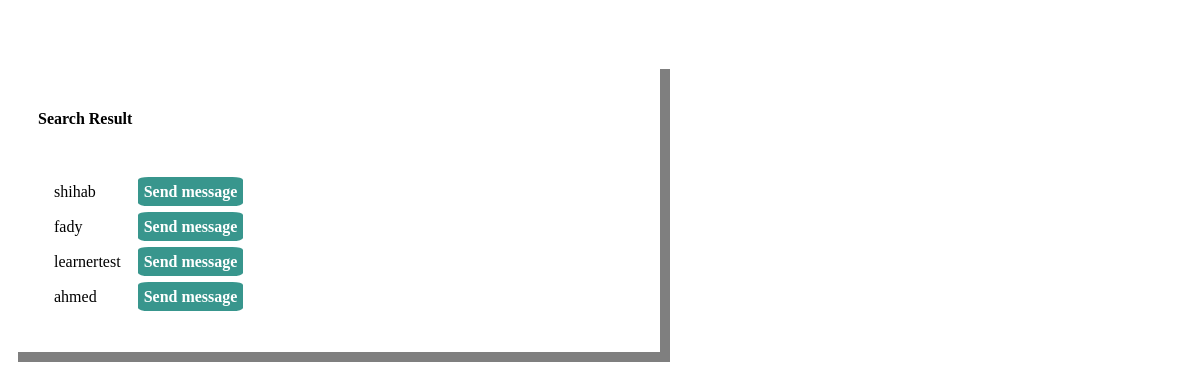
The page /fetch.php on the database as committed earlier.
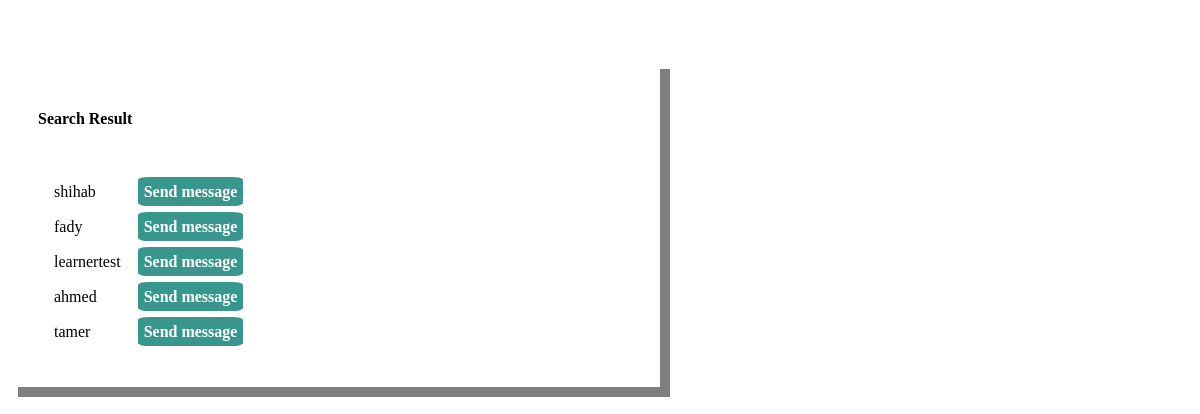
The same page on the database as committed later.
### tables this page shows
CREATE TABLE `learners` (
  `learnerID` varchar(255) NOT NULL,
  `Fname` varchar(255) NOT NULL,
  `Lname` varchar(255) DEFAULT NULL,
  `Email` varchar(255) DEFAULT NULL,
  `Password` varchar(255) DEFAULT NULL,
  `profilePicture` text DEFAULT NULL,
  `Type` text NOT NULL
);

### fetch.php (the view, shortened to what this page needs)
<?php
include 'connectToDb.php';
$output = '';
$sql = "SELECT * FROM adminstrators WHERE Fname LIKE '%" . $_POST['search'] . "%'";
$sql2 = "SELECT * FROM learners WHERE Fname LIKE '%" . $_POST['search'] . "%'";
if($_SESSION['Type']=='learner'){
    $result = mysqli_query($conn, $sql);
}else{
    $result = mysqli_query($conn, $sql2);
}
if (mysqli_num_rows($result) > 0) {
    $output .= '<div class="box"><h4> Search Result </h4>';
    $output .= '<div class="table">
                <table id="table1" class="table table bordered">
                    <tr>
                        <th><th>
                        <th><th>
                    </tr>';
    while ($row = mysqli_fetch_array($result)) {
        $output .= '<tr>
                        <td>' . $row["Fname"] . '</td>
                        <td>' . "<a id='send' href=" . 'message.php?receiver=' . $row[0] . '>' . "Send message </a></td>";
    }
    echo $output;
} else {
    echo '<div id="no-match">There is no matching User</div>';
}

Rows that differ between the two databases and show on the page:
added learners: Fname "tamer"
